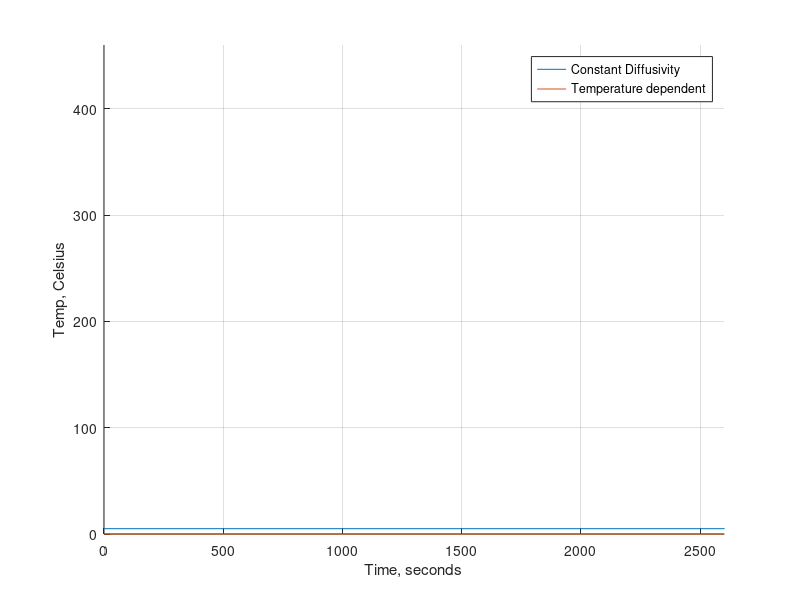

MATLAB code for this plot:
%Part 3 2b 
    
 %Physical constraints
 
 d0 = 0;                
 d1 = 500;              
 d2 = 2600;             
 T1 = 25;               
 T2 = 5;                
 T3 = 460;              
 k = 1.6*10^-2;        
 c = sqrt(k);
    
%Spatial contraints

 L = d2;
 x1 = d0;
 x2 = x1 + L;
 dx = 10;
 x = x1:dx:x2;
 nx = length(x);


 dt = (dx^2)/(2*c^2);
 t1 = 0;
 t2 = 24*3600*100;
 time = t1:dt:t2;
 nt = length(time);
   

 Tn = zeros(1,nx);
 Tnp1 = zeros(1,nx);
 Tkt = zeros(1, nx);
 T_1500 = zeros(1, nt);
 T_2500 = zeros(1, nt);
 T_1500kt = zeros(1, nt);
 T_2500kt = zeros(1,nt);

 Tn(1) = T1;
 Tn(nx) = T3;
 Tnp1(1) = T1;
 Tnp1(nx) = T3;
 Tkt(1) = T1;
 Tkt(nx) = T3;
 
    
%This first section is for the numerical solution

    for i = 2:length(x) - 1
        
        if x(i) <= d1
            Tn(i) = T1;
            Tkt(i) = T1;
            
        elseif x(i) < d2 && x(i) > d1
            
            Tn(i) = T2;
            Tkt(i) = T2;
            
        else
            
            Tn(i) = T3; 
            Tkt(i) = T3;
        end
    end
    
    %Time Loop
    for i = 1:nt
        sigma = (c^2*dt)/(dx^2);
        t=time(i);
 
        for j = 2:nx-1
            Tnp1(j) = (1-2*sigma)*Tn(j)+sigma*Tn(j-1)+sigma*Tn(j+1);
            if x(j) == 1500
                T_1500(i) = Tnp1(j);
            end
            if x(j) == 2500
                T_2500(i) = Tnp1(j);
            end
                
              
        end
        
            Tn = Tnp1;
           
    end
 
    
%Graphing
hold on;
grid on;
plot(time, T_1500);
%plot(time, T_2500);
xlim([d0 d2]);
ylim([0 T3]);


 

  
    
%The array of solutions

 Tn = zeros(1,nx);
 Tnp1 = zeros(1,nx);
  
%The Boundary conditions

 Tn(1) = T1;
 Tn(nx) = T3;
 Tnp1(1) = T1;
 Tnp1(nx) = T3;
 
%Creating a loop for time
     

    for i = 1:nt
        t=time(i);
        
       
        for j = 2:nx-1
            k1 = 1.8827*10^(-9)*Tkt(j)^3 - 4.8956*10^(-7)*Tkt(j)^2 + 6.6239*10^(-5)*Tkt(j)+ 1.3189*10^(-2);         
            c = sqrt(k1);
            sigma = (c^2*dt)/(dx^2);
            Tnp1(j) = (1-2*sigma)*Tn(j)+sigma*Tn(j-1)+sigma*Tn(j+1);
            if x(j) == 1500
                T_1500kt(i) = Tnp1(j);
            end
            if x(j) == 2500
                T_2500kt(i) = Tnp1(j);
            end
        end
        
          Tn = Tnp1;
          Tkt = Tnp1;
          
          
    end
    
hold on;
grid on;
plot(time, T_1500kt);
%plot(time, T_2500kt);
ylabel('Temp, Celsius');
legend('Constant Diffusivity', 'Temperature dependent');
xlabel('Time, seconds');


